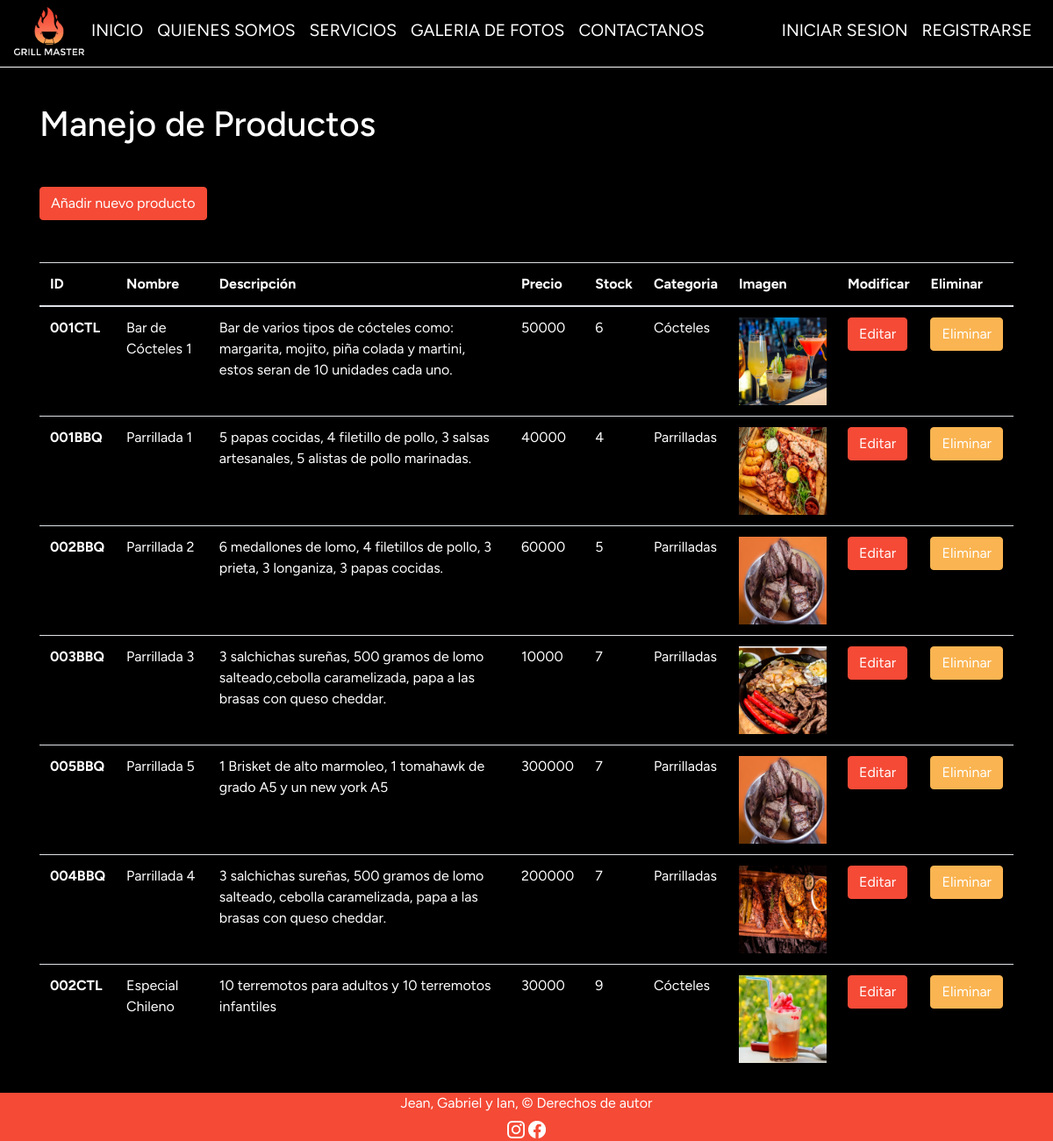
Page /product/manage on the committed database.
### grillmaster/models.py (models this page shows, shortened)
class Productos(models.Model):
    name = models.CharField(max_length=200)
    id = models.CharField(max_length=100,primary_key=True)
    description = models.CharField(max_length=500)
    price = models.IntegerField()
    stock = models.IntegerField()
    image = models.ImageField()
    categoria= models.ForeignKey(Categoria, on_delete=models.CASCADE, verbose_name="Categoria")

class Categoria(models.Model):
    id_categoria = models.IntegerField(primary_key=True, verbose_name="Id de categoria")
    nombreCategoria = models.CharField(max_length=50, blank=True, verbose_name="Nombre de categoria")
    def __str__(self):
        return self.nombreCategoria

### grillmaster/views.py (the view)
# urls.py: path('product/manage', views.products_manage, name="product_manage"),
def products_manage(request):
    products = Productos.objects.all()
    ctx = {
        'products': products
    }
    return render(request, 'cart/product_manage.html', ctx)

### grillmaster/context_processor.py (called while the page is built)
def calculate_shipping(total):
    shipping = 5000
    if total > 50000:
        return 0
    return shipping

def calculate_taxes(total):
    return round(total * 0.19)

def shopping_cart_total(request):
    total = 0
    amount = 0
    try:
        for key, value in request.session['shopping_cart'].items():
            amount = amount + int(value['amount'])
            total = total + int(value['price']) * value['amount']
    except:
        request.session['shopping_cart'] = {}
        total = 0
    shipping = calculate_shipping(total)
    taxes = calculate_taxes(total)
    return {
        'taxes': taxes,
        'shopping_cart_total': (total + taxes + shipping),
        'shopping_cart_amount': amount,
        'shipping': shipping,
    }

### grillmaster/templates/cart/product_manage.html (shortened to what this page needs)
<!DOCTYPE html>
<html lang="es">
<head>
    {% load static %}
    <link href="https://stackpath.bootstrapcdn.com/bootstrap/4.5.2/css/bootstrap.min.css" rel="stylesheet">
    <link rel="stylesheet" href="{% static '/css/productos.css' %}">
</head>
<body>
    {% include 'nav.html' %}
    <div id="main-content" class="container">
        <h1 class="text-white">Manejo de Productos</h1>
        <div class="row my-5">
            <div class="col">
                <a class="btn btn-success" href="{% url 'product_add' %}" style="font-size: 1rem; background-color: #F44A36; box-shadow: none; border-color: #F44A36;">Añadir nuevo producto</a>
            </div>
        </div>
        <div class="row">
            <div class="col">
                <table class="table text-white">
                    <thead>
                        <th scope="col">ID</th>
                        <th scope="col">Nombre</th>
                        <th scope="col">Descripción</th>
                        <th scope="col">Precio</th>
                        <th scope="col">Stock</th>
                        <th scope="col">Categoria</th>
                        <th scope="col">Imagen</th>
                        <th scope="col">Modificar</th>
                        <th scope="col">Eliminar</th>
                    </thead>
                    <tbody>
                    {% if products %}
                        {% for productos in products %}
                        <tr>
                            <th scope="row">{{ productos.id }}</th>
                            <td>{{ productos.name }}</td>
                            <td>{{ productos.description }}</td>
                            <td>{{ productos.price }}</td>
                            <td>{{ productos.stock }}</td>
                            <td>{{ productos.categoria}}</td>
                            <td>
                                <img style="max-width: 100px;" src="{{ productos.image.url }}" alt="{{ productos.name }}">
                            </td>
                            <td><a href="{% url 'product_edit' productos.id %}" class="btn btn-success" style="font-size: 1rem; background-color: #F44A36; box-shadow: none; border-color: #F44A36;">Editar</a></td>
                            <td><a href="{% url 'product_delete' productos.id %}" class="btn btn-danger" style="font-size: 1rem; background-color: #FAB451; box-shadow: none; border-color: #FAB451;"style="font-size: 1rem; background-color: #F44A36; box-shadow: none; border-color: #F44A36;">Eliminar</a></td>
                        </tr>
                        {% endfor %}
                    {% endif %}
                    </tbody>
                </table>
            </div>
        </div>
    </div>
    {% include 'footer.html' %}
</body>
</html>

### grillmaster/static/css/productos.css (style rules this page uses)
body { font-family: 'Figtree'; margin: 0; padding: 0; background-color: black; position: relative; color: #fff; }
a, a:hover { text-decoration: none; color: inherit; cursor: pointer; font-size: larger; }

### rows in the picture
Productos: id "001CTL", name "Bar de Cócteles 1", description "Bar de varios tipos de cócteles como: margarita, mojito, piña colada y martini, estos seran de 10 unidades cada uno.", price "50000", stock "6", categoria "Cócteles", image (picture)
Productos: id "001BBQ", name "Parrillada 1", description "5 papas cocidas, 4 filetillo de pollo, 3 salsas artesanales, 5 alistas de pollo marinadas.", price "40000", stock "4", categoria "Parrilladas", image (picture)
Productos: id "002BBQ", name "Parrillada 2", description "6 medallones de lomo, 4 filetillos de pollo, 3 prieta, 3 longaniza, 3 papas cocidas.", price "60000", stock "5", categoria "Parrilladas", image (picture)
Productos: id "003BBQ", name "Parrillada 3", description "3 salchichas sureñas, 500 gramos de lomo salteado,cebolla caramelizada, papa a las brasas con queso cheddar.", price "10000", stock "7", categoria "Parrilladas", image (picture)
Productos: id "005BBQ", name "Parrillada 5", description "1 Brisket de alto marmoleo, 1 tomahawk de grado A5 y un new york A5", price "300000", stock "7", categoria "Parrilladas", image (picture)
Productos: id "004BBQ", name "Parrillada 4", description "3 salchichas sureñas, 500 gramos de lomo salteado, cebolla caramelizada, papa a las brasas con queso cheddar.", price "200000", stock "7", categoria "Parrilladas", image (picture)
Productos: id "002CTL", name "Especial Chileno", description "10 terremotos para adultos y 10 terremotos infantiles", price "30000", stock "9", categoria "Cócteles", image (picture)
